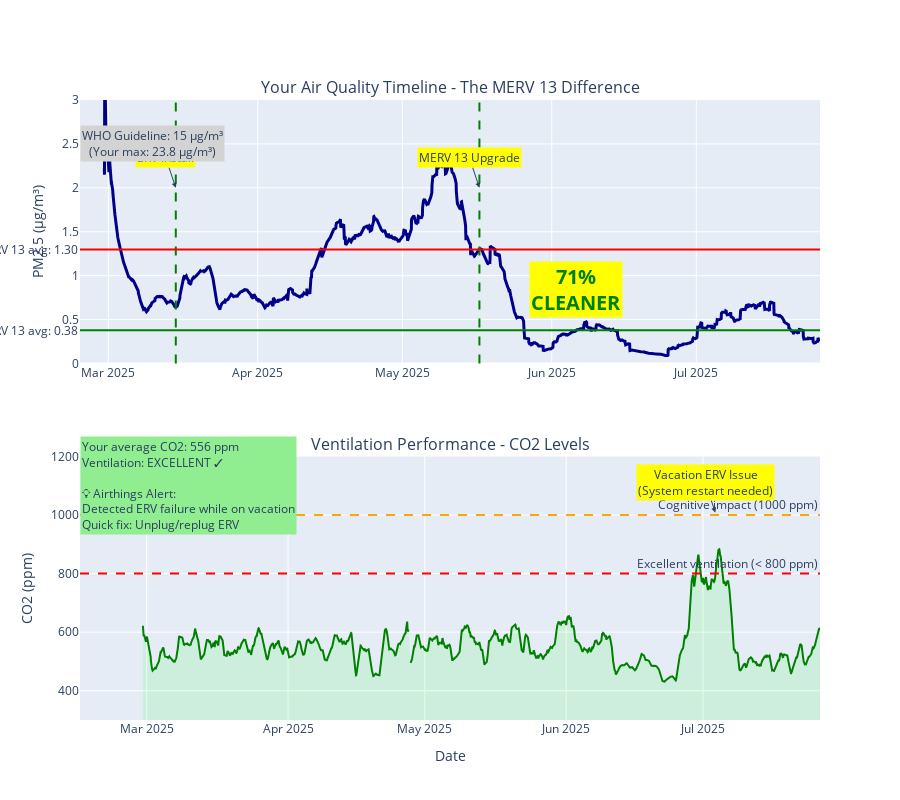

The notebook cell this image was saved under:
### Code cell
# Clean timeline visualization with Plotly
import plotly.graph_objects as go
from plotly.subplots import make_subplots
import pandas as pd

# Create subplots
fig = make_subplots(
    rows=2,
    cols=1,
    subplot_titles=(
        "Your Air Quality Timeline - The MERV 13 Difference",
        "Ventilation Performance - CO2 Levels",
    ),
    row_heights=[0.5, 0.5],
    vertical_spacing=0.15,
)

# Calculate rolling averages
rolling_avg = df_hourly["PM2_5"].rolling("7D").mean()
co2_rolling = df_hourly["CO2"].rolling("24H").mean()

# Plot 1: PM2.5 Timeline
fig.add_trace(
    go.Scatter(
        x=df_hourly.index,
        y=rolling_avg,
        mode="lines",
        name="7-day average PM2.5",
        line=dict(color="darkblue", width=3),
    ),
    row=1,
    col=1,
)

# Add event markers
for event, date in event_dates.items():
    if (
        event in ["ERV Install", "MERV 13 Upgrade"]
        and df_hourly.index.min() <= date <= df_hourly.index.max()
    ):
        fig.add_vline(x=date, line_width=2, line_dash="dash", line_color="green", row=1, col=1)
        fig.add_annotation(
            x=date, y=2, text=event, showarrow=True, arrowhead=2, bgcolor="yellow", row=1, col=1
        )

# Calculate and add average lines
pre_merv13 = df_hourly[
    (df_hourly.index >= event_dates["ERV Install"])
    & (df_hourly.index < event_dates["MERV 13 Upgrade"])
]["PM2_5"].mean()
post_merv13 = df_hourly[df_hourly.index >= event_dates["MERV 13 Upgrade"]]["PM2_5"].mean()

fig.add_hline(
    y=pre_merv13,
    line_dash="solid",
    line_color="red",
    annotation_text=f"Pre-MERV 13 avg: {pre_merv13:.2f}",
    annotation_position="left",
    row=1,
    col=1,
)
fig.add_hline(
    y=post_merv13,
    line_dash="solid",
    line_color="green",
    annotation_text=f"Post-MERV 13 avg: {post_merv13:.2f}",
    annotation_position="left",
    row=1,
    col=1,
)

# Add improvement annotation
improvement = (pre_merv13 - post_merv13) / pre_merv13 * 100
fig.add_annotation(
    x=event_dates["MERV 13 Upgrade"] + pd.Timedelta(days=20),
    y=(pre_merv13 + post_merv13) / 2,
    text=f"<b>{improvement:.0f}%<br>CLEANER</b>",
    font=dict(size=20, color="green"),
    bgcolor="yellow",
    showarrow=False,
    row=1,
    col=1,
)

# WHO guideline note
fig.add_annotation(
    x=df_hourly.index.min() + pd.Timedelta(days=10),
    y=2.5,
    text=f"WHO Guideline: 15 μg/m³<br>(Your max: {df_hourly['PM2_5'].max():.1f} μg/m³)",
    bgcolor="lightgray",
    showarrow=False,
    row=1,
    col=1,
)

# Plot 2: CO2 Analysis
fig.add_trace(
    go.Scatter(
        x=df_hourly.index,
        y=co2_rolling,
        mode="lines",
        name="24-hour average CO2",
        line=dict(color="green", width=2),
        fill="tozeroy",
        fillcolor="rgba(0,255,0,0.1)",
    ),
    row=2,
    col=1,
)

# CO2 thresholds
fig.add_hline(
    y=1000,
    line_dash="dash",
    line_color="orange",
    annotation_text="Cognitive impact (1000 ppm)",
    row=2,
    col=1,
)
fig.add_hline(
    y=800,
    line_dash="dash",
    line_color="red",
    annotation_text="Excellent ventilation (< 800 ppm)",
    row=2,
    col=1,
)

# Find and annotate vacation spike
july_data = df_hourly[df_hourly.index >= "2025-07-01"]["CO2"]
if not july_data.empty:
    max_co2_idx = july_data.idxmax()
    max_co2_value = july_data.max()

    if max_co2_value > 800:
        fig.add_annotation(
            x=max_co2_idx,
            y=max_co2_value,
            text="Vacation ERV Issue<br>(System restart needed)",
            showarrow=True,
            arrowhead=2,
            bgcolor="yellow",
            row=2,
            col=1,
        )

# Add average CO2 info
avg_co2 = df_hourly["CO2"].mean()
fig.add_annotation(
    x=df_hourly.index.min() + pd.Timedelta(days=10),
    y=1100,
    text=f"Your average CO2: {avg_co2:.0f} ppm<br>Ventilation: EXCELLENT ✓<br><br>"
    + "💡 Airthings Alert:<br>Detected ERV failure while on vacation<br>Quick fix: Unplug/replug ERV",
    bgcolor="lightgreen",
    showarrow=False,
    align="left",
    row=2,
    col=1,
)

# Update layout
fig.update_xaxes(title_text="Date", row=2, col=1)
fig.update_yaxes(title_text="PM2.5 (μg/m³)", row=1, col=1, range=[0, 3])
fig.update_yaxes(title_text="CO2 (ppm)", row=2, col=1, range=[300, 1200])

fig.update_layout(height=800, showlegend=False, title_font_size=16)

fig.show()

print("\n🎯 Key Benefits of Continuous Monitoring:")
print(f"1. MERV 13 upgrade impact clearly visible: {improvement:.0f}% PM2.5 reduction")
print("2. Caught ERV failure during vacation - prevented weeks of poor air")
print("3. Validated filter performance with real data")
print("4. CO2 monitoring ensures proper ventilation")

### Figure 1 — Plotly figure (JSON) as saved in the notebook; plotly's stock layout.template omitted (floating-point values rounded to 4 significant figures; data arrays with more than 128 entries replaced by an {"elided": "..."} marker saying what was removed)
{"data": [{"line": {"color": "darkblue", "width": 3}, "mode": "lines", "name": "7-day average PM2.5", "type": "scatter", "x": {"elided": "3565 str values"}, "xaxis": "x", "y": {"elided": "3565 float values"}, "yaxis": "y"}, {"fill": "tozeroy", "fillcolor": "rgba(0,255,0,0.1)", "line": {"color": "green", "width": 2}, "mode": "lines", "name": "24-hour average CO2", "type": "scatter", "x": {"elided": "3565 str values"}, "xaxis": "x2", "y": {"elided": "3565 float values"}, "yaxis": "y2"}], "layout": {"annotations": [{"font": {"size": 16}, "showarrow": false, "text": "Your Air Quality Timeline - The MERV 13 Difference", "x": 0.5, "xanchor": "center", "xref": "paper", "y": 1, "yanchor": "bottom", "yref": "paper"}, {"font": {"size": 16}, "showarrow": false, "text": "Ventilation Performance - CO2 Levels", "x": 0.5, "xanchor": "center", "xref": "paper", "y": 0.425, "yanchor": "bottom", "yref": "paper"}, {"arrowhead": 2, "bgcolor": "yellow", "showarrow": true, "text": "ERV Install", "x": "2025-03-15T00:00:00", "xref": "x", "y": 2, "yref": "y"}, {"arrowhead": 2, "bgcolor": "yellow", "showarrow": true, "text": "MERV 13 Upgrade", "x": "2025-05-17T00:00:00", "xref": "x", "y": 2, "yref": "y"}, {"showarrow": false, "text": "Pre-MERV 13 avg: 1.30", "x": 0, "xanchor": "right", "xref": "x domain", "y": 1.299, "yanchor": "middle", "yref": "y"}, {"showarrow": false, "text": "Post-MERV 13 avg: 0.38", "x": 0, "xanchor": "right", "xref": "x domain", "y": 0.3774, "yanchor": "middle", "yref": "y"}, {"bgcolor": "yellow", "font": {"color": "green", "size": 20}, "showarrow": false, "text": "<b>71%<br>CLEANER</b>", "x": "2025-06-06T00:00:00", "xref": "x", "y": 0.838, "yref": "y"}, {"bgcolor": "lightgray", "showarrow": false, "text": "WHO Guideline: 15 μg/m³<br>(Your max: 23.8 μg/m³)", "x": "2025-03-10T04:00:00", "xref": "x", "y": 2.5, "yref": "y"}, {"showarrow": false, "text": "Cognitive impact (1000 ppm)", "x": 1, "xanchor": "right", "xref": "x2 domain", "y": 1000, "yanchor": "bottom", "yref": "y2"}, {"showarrow": false, "text": "Excellent ventilation (< 800 ppm)", "x": 1, "xanchor": "right", "xref": "x2 domain", "y": 800, "yanchor": "bottom", "yref": "y2"}, {"arrowhead": 2, "bgcolor": "yellow", "showarrow": true, "text": "Vacation ERV Issue<br>(System restart needed)", "x": "2025-07-03T17:00:00", "xref": "x2", "y": 1008.0, "yref": "y2"}, {"align": "left", "bgcolor": "lightgreen", "showarrow": false, "text": "Your average CO2: 556 ppm<br>Ventilation: EXCELLENT ✓<br><br>💡 Airthings Alert:<br>Detected ERV failure while on vacation<br>Quick fix: Unplug/replug ERV", "x": "2025-03-10T04:00:00", "xref": "x2", "y": 1100, "yref": "y2"}], "height": 800, "shapes": [{"line": {"color": "green", "dash": "dash", "width": 2}, "type": "line", "x0": "2025-03-15T00:00:00", "x1": "2025-03-15T00:00:00", "xref": "x", "y0": 0, "y1": 1, "yref": "y domain"}, {"line": {"color": "green", "dash": "dash", "width": 2}, "type": "line", "x0": "2025-05-17T00:00:00", "x1": "2025-05-17T00:00:00", "xref": "x", "y0": 0, "y1": 1, "yref": "y domain"}, {"line": {"color": "red", "dash": "solid"}, "type": "line", "x0": 0, "x1": 1, "xref": "x domain", "y0": 1.299, "y1": 1.299, "yref": "y"}, {"line": {"color": "green", "dash": "solid"}, "type": "line", "x0": 0, "x1": 1, "xref": "x domain", "y0": 0.3774, "y1": 0.3774, "yref": "y"}, {"line": {"color": "orange", "dash": "dash"}, "type": "line", "x0": 0, "x1": 1, "xref": "x2 domain", "y0": 1000, "y1": 1000, "yref": "y2"}, {"line": {"color": "red", "dash": "dash"}, "type": "line", "x0": 0, "x1": 1, "xref": "x2 domain", "y0": 800, "y1": 800, "yref": "y2"}], "showlegend": false, "title": {"font": {"size": 16}}, "xaxis": {"anchor": "y", "domain": [0, 1]}, "xaxis2": {"anchor": "y2", "domain": [0, 1], "title": {"text": "Date"}}, "yaxis": {"anchor": "x", "domain": [0.575, 1], "range": [0, 3], "title": {"text": "PM2.5 (μg/m³)"}}, "yaxis2": {"anchor": "x2", "domain": [0, 0.425], "range": [300, 1200], "title": {"text": "CO2 (ppm)"}}}}
